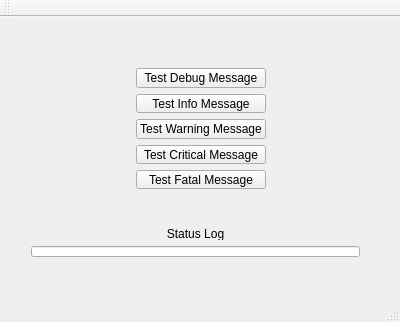
<?xml version="1.0" encoding="UTF-8"?>
<ui version="4.0">
 <class>MainWindow</class>
 <widget class="QMainWindow" name="MainWindow">
  <property name="geometry">
   <rect>
    <x>0</x>
    <y>0</y>
    <width>400</width>
    <height>322</height>
   </rect>
  </property>
  <property name="windowTitle">
   <string>Audit Log System</string>
  </property>
  <widget class="QWidget" name="centralWidget">
   <widget class="QWidget" name="verticalLayoutWidget">
    <property name="geometry">
     <rect>
      <x>-1</x>
      <y>10</y>
      <width>401</width>
      <height>21</height>
     </rect>
    </property>
    <layout class="QVBoxLayout" name="verticalLayout">
     <item>
      <widget class="QLabel" name="label">
       <property name="layoutDirection">
        <enum>Qt::LeftToRight</enum>
       </property>
       <property name="text">
        <string>Audit Log System Tester</string>
       </property>
       <property name="alignment">
        <set>Qt::AlignCenter</set>
       </property>
      </widget>
     </item>
    </layout>
   </widget>
   <widget class="QWidget" name="horizontalLayoutWidget">
    <property name="geometry">
     <rect>
      <x>0</x>
      <y>40</y>
      <width>401</width>
      <height>143</height>
     </rect>
    </property>
    <layout class="QHBoxLayout" name="horizontalLayout">
     <item>
      <spacer name="horizontalSpacer">
       <property name="orientation">
        <enum>Qt::Horizontal</enum>
       </property>
       <property name="sizeHint" stdset="0">
        <size>
         <width>40</width>
         <height>20</height>
        </size>
       </property>
      </spacer>
     </item>
     <item>
      <layout class="QVBoxLayout" name="verticalLayout_2">
       <item>
        <widget class="QPushButton" name="debugButton">
         <property name="focusPolicy">
          <enum>Qt::NoFocus</enum>
         </property>
         <property name="text">
          <string>Test Debug Message</string>
         </property>
        </widget>
       </item>
       <item>
        <widget class="QPushButton" name="infoButton">
         <property name="text">
          <string>Test Info Message</string>
         </property>
        </widget>
       </item>
       <item>
        <widget class="QPushButton" name="warningButton">
         <property name="text">
          <string>Test Warning Message</string>
         </property>
        </widget>
       </item>
       <item>
        <widget class="QPushButton" name="criticalButton">
         <property name="text">
          <string>Test Critical Message</string>
         </property>
        </widget>
       </item>
       <item>
        <widget class="QPushButton" name="fatalButton">
         <property name="text">
          <string>Test Fatal Message</string>
         </property>
        </widget>
       </item>
      </layout>
     </item>
     <item>
      <spacer name="horizontalSpacer_2">
       <property name="orientation">
        <enum>Qt::Horizontal</enum>
       </property>
       <property name="sizeHint" stdset="0">
        <size>
         <width>40</width>
         <height>20</height>
        </size>
       </property>
      </spacer>
     </item>
    </layout>
   </widget>
   <widget class="QWidget" name="verticalLayoutWidget_2">
    <property name="geometry">
     <rect>
      <x>20</x>
      <y>200</y>
      <width>351</width>
      <height>51</height>
     </rect>
    </property>
    <layout class="QVBoxLayout" name="verticalLayout_3">
     <item>
      <widget class="QLabel" name="label_2">
       <property name="text">
        <string>Status Log</string>
       </property>
       <property name="alignment">
        <set>Qt::AlignCenter</set>
       </property>
      </widget>
     </item>
     <item>
      <widget class="QLineEdit" name="statusLineEdit">
       <property name="readOnly">
        <bool>true</bool>
       </property>
      </widget>
     </item>
    </layout>
   </widget>
  </widget>
  <widget class="QMenuBar" name="menuBar">
   <property name="geometry">
    <rect>
     <x>0</x>
     <y>0</y>
     <width>400</width>
     <height>21</height>
    </rect>
   </property>
  </widget>
  <widget class="QToolBar" name="mainToolBar">
   <attribute name="toolBarArea">
    <enum>TopToolBarArea</enum>
   </attribute>
   <attribute name="toolBarBreak">
    <bool>false</bool>
   </attribute>
  </widget>
  <widget class="QStatusBar" name="statusBar"/>
 </widget>
 <layoutdefault spacing="6" margin="11"/>
 <resources/>
 <connections/>
</ui>
